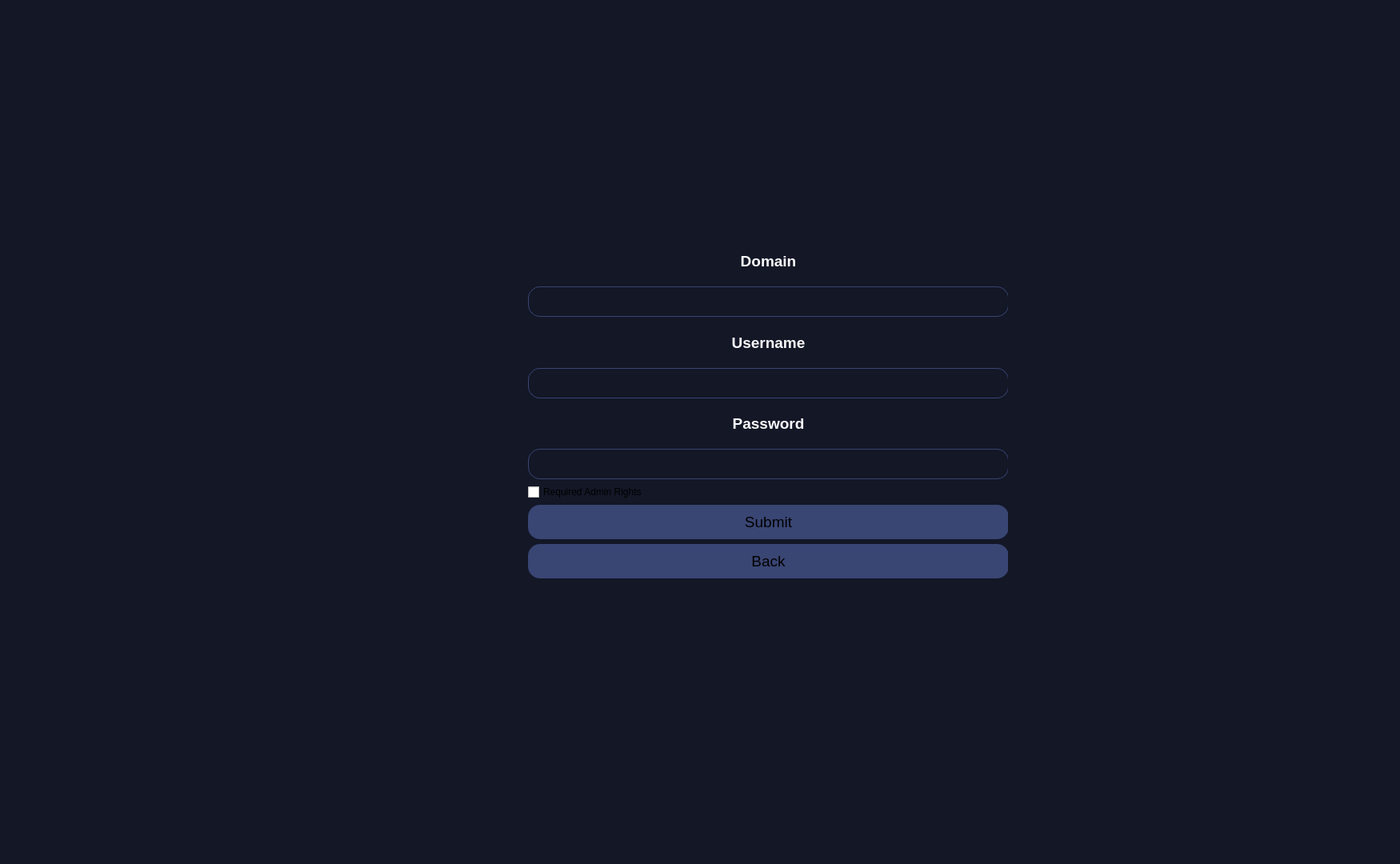
<?xml version="1.0" encoding="UTF-8"?>
<ui version="4.0">
 <class>MainWindow</class>
 <widget class="QMainWindow" name="MainWindow">
  <property name="geometry">
   <rect>
    <x>0</x>
    <y>0</y>
    <width>1750</width>
    <height>1080</height>
   </rect>
  </property>
  <property name="sizePolicy">
   <sizepolicy hsizetype="Fixed" vsizetype="Fixed">
    <horstretch>0</horstretch>
    <verstretch>0</verstretch>
   </sizepolicy>
  </property>
  <property name="windowTitle">
   <string>MainWindow</string>
  </property>
  <property name="styleSheet">
   <string notr="true">QWidget, QLabel[widgetStyleClass=&quot;keyFrame&quot;], QFrame[widgetStyleClass=&quot;keyFrame&quot;] {
    background-color: transparent;
    color: #fafafc;
    font-family: 'SF Pro';
    font-size: 14pt;
	text-align: left;
	font-weight: 1000;
}

QFrame[objectName^=&quot;passwordFrame&quot;], QFrame#passwordAddFrame {
    border: 4px solid #4a4c54;
    border-radius: 10px;
}

QFrame#keyFrame {
	border: none;
	border-radius: 15px;
}

QWidget#centralWidget {
	background-color: #131726;
}

QWidget[widgetStyleClass=&quot;toolBar&quot;] {
	background-color: #262f4d;
}


QPushButton#submitButton, QPushButton#backButton {
	text-align: center;
	font-family: 'SF Pro';
    font-size: 14pt;
}

QPushButton {
    background-color: #394573;
    border: none;
	border-radius: 15px;
    padding: 10px 20px;
}

QPushButton:hover {
    background-color: #4a4c54;
}

QPushButton#addKeyButton {
	background-color: transparent;
	text-align: center;
}

QPushButton#addKeyButton:hover {
	background-color: #363636
}

QLineEdit {
    background-color: transparent;
    border: 1px solid #394573;
    border-radius: 15px;
    padding: 10px 5px;
	padding-left: 30px;
}

QLabel#saveKeyLabel {
    color: #FFFFFF;
    font-size: 16px;
    font-weight: bold;
    qproperty-alignment: 'AlignCenter';
}

QLabel#iconLabel {
    color: #FFFFFF;
    font-size: 24px;
    qproperty-alignment: 'AlignCenter';
}

QLabel {
    background-color: transparent;
    color: #fafafc;
    font-family: 'SF Pro';
    font-size: 14pt;
	text-align: left;
	font-weight: 500;
}

/* QScrollArea {
	border: none;
} */

QCheckBox {
    text-align: center;
}
</string>
  </property>
  <widget class="QWidget" name="centralWidget">
   <widget class="QStackedWidget" name="centralStackedWidget">
    <property name="geometry">
     <rect>
      <x>0</x>
      <y>0</y>
      <width>1920</width>
      <height>1080</height>
     </rect>
    </property>
    <property name="styleSheet">
     <string notr="true"/>
    </property>
    <property name="currentIndex">
     <number>1</number>
    </property>
    <widget class="QWidget" name="mainPageWidget">
     <widget class="QFrame" name="toolsBarFrame">
      <property name="geometry">
       <rect>
        <x>0</x>
        <y>0</y>
        <width>420</width>
        <height>1080</height>
       </rect>
      </property>
      <property name="frameShape">
       <enum>QFrame::Box</enum>
      </property>
      <property name="frameShadow">
       <enum>QFrame::Raised</enum>
      </property>
      <property name="widgetStyleClass" stdset="0">
       <string>toolBar</string>
      </property>
      <widget class="QLabel" name="toolsLabel">
       <property name="geometry">
        <rect>
         <x>0</x>
         <y>0</y>
         <width>421</width>
         <height>101</height>
        </rect>
       </property>
       <property name="sizePolicy">
        <sizepolicy hsizetype="Ignored" vsizetype="Fixed">
         <horstretch>0</horstretch>
         <verstretch>0</verstretch>
        </sizepolicy>
       </property>
       <property name="text">
        <string>TOOLS</string>
       </property>
       <property name="alignment">
        <set>Qt::AlignLeading|Qt::AlignLeft|Qt::AlignTop</set>
       </property>
       <property name="margin">
        <number>30</number>
       </property>
       <property name="widgetStyleClass" stdset="0">
        <string>toolBar</string>
       </property>
      </widget>
     </widget>
     <widget class="QWidget" name="verticalLayoutWidget">
      <property name="geometry">
       <rect>
        <x>0</x>
        <y>100</y>
        <width>421</width>
        <height>981</height>
       </rect>
      </property>
      <layout class="QVBoxLayout" name="toolsVerticalLayout">
       <property name="spacing">
        <number>0</number>
       </property>
       <property name="leftMargin">
        <number>30</number>
       </property>
       <property name="rightMargin">
        <number>30</number>
       </property>
       <property name="bottomMargin">
        <number>0</number>
       </property>
       <item>
        <widget class="QLineEdit" name="findKeyLineEdit">
         <property name="placeholderText">
          <string>FIND KEY</string>
         </property>
         <property name="clearButtonEnabled">
          <bool>false</bool>
         </property>
        </widget>
       </item>
       <item>
        <widget class="QLabel" name="responseLabel">
         <property name="sizePolicy">
          <sizepolicy hsizetype="Minimum" vsizetype="Fixed">
           <horstretch>0</horstretch>
           <verstretch>0</verstretch>
          </sizepolicy>
         </property>
         <property name="maximumSize">
          <size>
           <width>16777215</width>
           <height>16777215</height>
          </size>
         </property>
         <property name="text">
          <string/>
         </property>
        </widget>
       </item>
       <item>
        <widget class="QPushButton" name="getAllDataButton">
         <property name="sizePolicy">
          <sizepolicy hsizetype="Minimum" vsizetype="Fixed">
           <horstretch>0</horstretch>
           <verstretch>0</verstretch>
          </sizepolicy>
         </property>
         <property name="text">
          <string>GET ALL DATA</string>
         </property>
        </widget>
       </item>
       <item>
        <widget class="QPushButton" name="refreshMasterKeyButton">
         <property name="text">
          <string>REFRESH MASTER KEY</string>
         </property>
        </widget>
       </item>
       <item>
        <spacer name="verticalSpacer">
         <property name="orientation">
          <enum>Qt::Vertical</enum>
         </property>
         <property name="sizeType">
          <enum>QSizePolicy::Fixed</enum>
         </property>
         <property name="sizeHint" stdset="0">
          <size>
           <width>20</width>
           <height>450</height>
          </size>
         </property>
        </spacer>
       </item>
       <item>
        <widget class="QPushButton" name="exitButton">
         <property name="text">
          <string>EXIT</string>
         </property>
         <property name="icon">
          <iconset>
           <normaloff>C:/Users/Ilya/.designer/backup/OpenPane.png</normaloff>C:/Users/Ilya/.designer/backup/OpenPane.png</iconset>
         </property>
         <property name="iconSize">
          <size>
           <width>25</width>
           <height>25</height>
          </size>
         </property>
        </widget>
       </item>
      </layout>
     </widget>
     <widget class="QScrollArea" name="scrollArea">
      <property name="geometry">
       <rect>
        <x>419</x>
        <y>-1</y>
        <width>1501</width>
        <height>1081</height>
       </rect>
      </property>
      <property name="sizePolicy">
       <sizepolicy hsizetype="Expanding" vsizetype="Expanding">
        <horstretch>0</horstretch>
        <verstretch>0</verstretch>
       </sizepolicy>
      </property>
      <property name="frameShape">
       <enum>QFrame::NoFrame</enum>
      </property>
      <property name="frameShadow">
       <enum>QFrame::Plain</enum>
      </property>
      <property name="verticalScrollBarPolicy">
       <enum>Qt::ScrollBarAlwaysOn</enum>
      </property>
      <property name="horizontalScrollBarPolicy">
       <enum>Qt::ScrollBarAlwaysOn</enum>
      </property>
      <property name="sizeAdjustPolicy">
       <enum>QAbstractScrollArea::AdjustToContents</enum>
      </property>
      <property name="widgetResizable">
       <bool>true</bool>
      </property>
      <property name="alignment">
       <set>Qt::AlignCenter</set>
      </property>
      <widget class="QWidget" name="scrollAreaWidgetContents">
       <property name="geometry">
        <rect>
         <x>0</x>
         <y>0</y>
         <width>1480</width>
         <height>1060</height>
        </rect>
       </property>
       <widget class="QWidget" name="layoutWidget">
        <property name="geometry">
         <rect>
          <x>10</x>
          <y>10</y>
          <width>1481</width>
          <height>261</height>
         </rect>
        </property>
        <layout class="QGridLayout" name="passwordsGridLayout">
         <property name="sizeConstraint">
          <enum>QLayout::SetMinAndMaxSize</enum>
         </property>
         <property name="leftMargin">
          <number>0</number>
         </property>
         <property name="topMargin">
          <number>0</number>
         </property>
         <property name="rightMargin">
          <number>0</number>
         </property>
         <property name="bottomMargin">
          <number>0</number>
         </property>
         <property name="spacing">
          <number>6</number>
         </property>
         <item row="0" column="1">
          <widget class="QFrame" name="passwordAddFrame">
           <property name="enabled">
            <bool>true</bool>
           </property>
           <property name="sizePolicy">
            <sizepolicy hsizetype="Preferred" vsizetype="Preferred">
             <horstretch>0</horstretch>
             <verstretch>0</verstretch>
            </sizepolicy>
           </property>
           <property name="minimumSize">
            <size>
             <width>710</width>
             <height>240</height>
            </size>
           </property>
           <property name="maximumSize">
            <size>
             <width>710</width>
             <height>240</height>
            </size>
           </property>
           <property name="frameShape">
            <enum>QFrame::NoFrame</enum>
           </property>
           <property name="frameShadow">
            <enum>QFrame::Raised</enum>
           </property>
           <property name="widgetStyleClass" stdset="0">
            <string>passwordRectangle</string>
           </property>
           <widget class="QWidget" name="verticalLayoutWidget_2">
            <property name="geometry">
             <rect>
              <x>0</x>
              <y>-2</y>
              <width>711</width>
              <height>241</height>
             </rect>
            </property>
            <layout class="QVBoxLayout" name="passwordVerticalLayout">
             <property name="leftMargin">
              <number>50</number>
             </property>
             <property name="topMargin">
              <number>70</number>
             </property>
             <property name="rightMargin">
              <number>50</number>
             </property>
             <property name="bottomMargin">
              <number>70</number>
             </property>
             <item>
              <widget class="QLabel" name="saveNewKeyLabel">
               <property name="text">
                <string>SAVE NEW KEY</string>
               </property>
               <property name="alignment">
                <set>Qt::AlignCenter</set>
               </property>
              </widget>
             </item>
             <item>
              <widget class="QPushButton" name="addKeyButton">
               <property name="text">
                <string>+</string>
               </property>
              </widget>
             </item>
            </layout>
           </widget>
          </widget>
         </item>
        </layout>
       </widget>
      </widget>
     </widget>
    </widget>
    <widget class="QWidget" name="keyPageWidget">
     <widget class="QFrame" name="keyFrame">
      <property name="geometry">
       <rect>
        <x>660</x>
        <y>300</y>
        <width>600</width>
        <height>481</height>
       </rect>
      </property>
      <property name="frameShape">
       <enum>QFrame::StyledPanel</enum>
      </property>
      <property name="frameShadow">
       <enum>QFrame::Raised</enum>
      </property>
      <property name="widgetStyleClass" stdset="0">
       <string>toolBar</string>
      </property>
      <widget class="QWidget" name="verticalLayoutWidget_3">
       <property name="geometry">
        <rect>
         <x>0</x>
         <y>0</y>
         <width>601</width>
         <height>481</height>
        </rect>
       </property>
       <layout class="QVBoxLayout" name="keyActionVerticalLayout">
        <item>
         <widget class="QLabel" name="domainLabel">
          <property name="text">
           <string>Domain</string>
          </property>
          <property name="alignment">
           <set>Qt::AlignCenter</set>
          </property>
          <property name="widgetStyleClass" stdset="0">
           <string>keyFrame</string>
          </property>
         </widget>
        </item>
        <item>
         <widget class="QLineEdit" name="domainLineEdit"/>
        </item>
        <item>
         <widget class="QLabel" name="usernameLabel">
          <property name="text">
           <string>Username</string>
          </property>
          <property name="alignment">
           <set>Qt::AlignCenter</set>
          </property>
         </widget>
        </item>
        <item>
         <widget class="QLineEdit" name="usernameLineEdit"/>
        </item>
        <item>
         <widget class="QLabel" name="passwordLabel">
          <property name="text">
           <string>Password</string>
          </property>
          <property name="alignment">
           <set>Qt::AlignCenter</set>
          </property>
         </widget>
        </item>
        <item>
         <widget class="QLineEdit" name="passwordLineEdit"/>
        </item>
        <item>
         <widget class="QCheckBox" name="requiredAdminRightsCheckBox">
          <property name="text">
           <string>Required Admin Rights</string>
          </property>
         </widget>
        </item>
        <item>
         <widget class="QPushButton" name="submitButton">
          <property name="text">
           <string>Submit</string>
          </property>
         </widget>
        </item>
        <item>
         <widget class="QPushButton" name="backButton">
          <property name="text">
           <string>Back</string>
          </property>
         </widget>
        </item>
        <item>
         <widget class="QLabel" name="errorLabel">
          <property name="text">
           <string/>
          </property>
         </widget>
        </item>
       </layout>
      </widget>
     </widget>
    </widget>
   </widget>
  </widget>
 </widget>
 <resources/>
 <connections/>
</ui>
